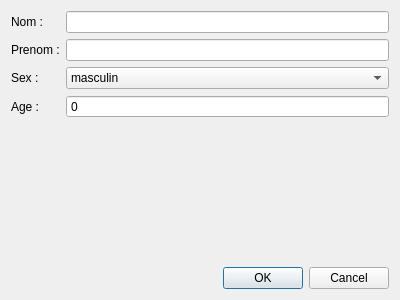
<?xml version="1.0" encoding="UTF-8"?>
<ui version="4.0">
 <class>addteacher</class>
 <widget class="QDialog" name="addteacher">
  <property name="geometry">
   <rect>
    <x>0</x>
    <y>0</y>
    <width>400</width>
    <height>300</height>
   </rect>
  </property>
  <property name="windowTitle">
   <string>Dialog</string>
  </property>
  <layout class="QGridLayout" name="gridLayout">
   <item row="1" column="0">
    <widget class="QDialogButtonBox" name="buttonBox">
     <property name="orientation">
      <enum>Qt::Horizontal</enum>
     </property>
     <property name="standardButtons">
      <set>QDialogButtonBox::Cancel|QDialogButtonBox::Ok</set>
     </property>
    </widget>
   </item>
   <item row="0" column="0">
    <layout class="QFormLayout" name="formLayout">
     <item row="0" column="0">
      <widget class="QLabel" name="nomLabel">
       <property name="text">
        <string>Nom :</string>
       </property>
      </widget>
     </item>
     <item row="0" column="1">
      <widget class="QLineEdit" name="nomLineEdit"/>
     </item>
     <item row="1" column="0">
      <widget class="QLabel" name="prenomLabel">
       <property name="text">
        <string>Prenom :</string>
       </property>
      </widget>
     </item>
     <item row="1" column="1">
      <widget class="QLineEdit" name="prenomLineEdit"/>
     </item>
     <item row="2" column="0">
      <widget class="QLabel" name="sexLabel">
       <property name="text">
        <string>Sex :</string>
       </property>
      </widget>
     </item>
     <item row="2" column="1">
      <widget class="QComboBox" name="sexComboBox">
       <item>
        <property name="text">
         <string>masculin</string>
        </property>
       </item>
       <item>
        <property name="text">
         <string>feminin</string>
        </property>
       </item>
      </widget>
     </item>
     <item row="3" column="0">
      <widget class="QLabel" name="ageLabel">
       <property name="text">
        <string>Age :</string>
       </property>
      </widget>
     </item>
     <item row="3" column="1">
      <widget class="QSpinBox" name="ageSpinBox">
       <property name="buttonSymbols">
        <enum>QAbstractSpinBox::NoButtons</enum>
       </property>
      </widget>
     </item>
    </layout>
   </item>
  </layout>
 </widget>
 <resources/>
 <connections>
  <connection>
   <sender>buttonBox</sender>
   <signal>accepted()</signal>
   <receiver>addteacher</receiver>
   <slot>accept()</slot>
   <hints>
    <hint type="sourcelabel">
     <x>248</x>
     <y>254</y>
    </hint>
    <hint type="destinationlabel">
     <x>157</x>
     <y>274</y>
    </hint>
   </hints>
  </connection>
  <connection>
   <sender>buttonBox</sender>
   <signal>rejected()</signal>
   <receiver>addteacher</receiver>
   <slot>reject()</slot>
   <hints>
    <hint type="sourcelabel">
     <x>316</x>
     <y>260</y>
    </hint>
    <hint type="destinationlabel">
     <x>286</x>
     <y>274</y>
    </hint>
   </hints>
  </connection>
 </connections>
</ui>
